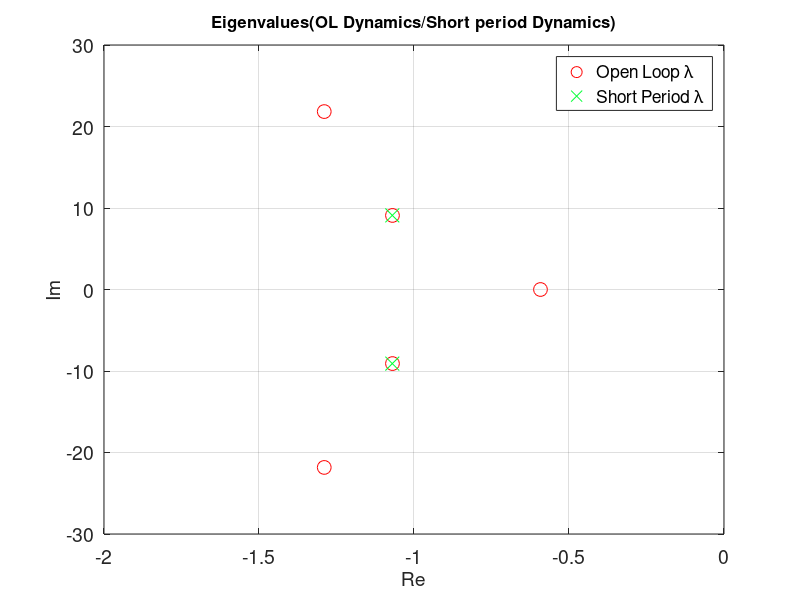

The MATLAB source for this figure: (Note: this script raises an error after producing the figure.)
clc;
clear all;
close all;
%% Final Project
%  Treston Brown
%%
w_rps = logspace(-3,3,1000);
R2D = (180/pi);
time = 30;
amp_g = 32.2 *20;
%==========================================================================>
%==========================================================================>
%% Plant Data
sel_state_alpha = 1;
sel_state_q     = 4;
sel_input_dele  = 2;
ol = [0;0];
% Coupled Dynamics
A = [-1.57        0      0     1     0; 
         0     -.50    .17     0    -1; 
    -21.13  -2876.7  -2.10  -.14  -.05;
    -82.92   -11.22   -.01  -.57     0;
      -.19   -11.86   -.01     0  -.57];
  
B = [     0    -.10       0;
       -.07       0     .11;
    -1234.7  -30.49 -1803.2;
      -4.82 -119.65      -7;
      14.84     .27 -150.58];
  
  eigs_ol = eig(A);
  disp('Open Loop EigenValues');
  disp(eigs_ol);

  %==========================================================================>
  %==========================================================================>
  %% Define Linearized Flight Dynamics
  
  %AeroDynamic Data
  Mach    = 2.5;
  c_fps   = 968.1;            %at 40000 feet
  V       = Mach*c_fps;
  Z_alpha = A(sel_state_alpha,sel_state_alpha)*V;
  Z_dele  = B(sel_state_alpha,sel_input_dele)*V;
  
  % Short Period Approximation

  % Short Period Dynamics
  Asp = [-1.57   1.00;
      -82.92 -0.57];
  Bsp = [-0.10;
         -119.65];
  Csp = [Z_alpha 0; 1 0; 0 1];
  Dsp = [Z_dele; 0; 0];

  sys_sp_plant = ss(Asp,Bsp,Csp,Dsp);
  
  Eigs_sp = eig(Asp);
  disp('Short Period EigenValues');
  disp(Eigs_sp);

  figure(1)
  plot(real(eig(A))   ,imag(eig(A)),'or','markersize',10); hold on
  plot(real(eig(Asp)) ,imag(eig(Asp)),'color', [0 1 .2],'linestyle','none','marker','x','markersize',10)
  set(gcf,'color','w');
  set(gca,'fontsize',14);
  xlabel('Re','fontsize',14);
  ylabel('Im','fontsize',14);
  title('Eigenvalues(OL Dynamics/Short period Dynamics)','fontsize',12);
  legend({'Open Loop \lambda','Short Period \lambda'},'Location','northeast','Orientation','vertical');
  axis([-2 0 -30 30])
  grid on
  hold off
  %==========================================================================>
  %==========================================================================>
  %% Define Actuator model
  wa_rps = 35*(2*pi);  %natural freq, rad/s
  za = .71;            %damping ratio, n/d
  
  Aact = [0 1; -wa_rps^2  -2*za*wa_rps]; nAact = size(Aact,1);
  Bact = [0 ; wa_rps^2];  mBact = size(Bact,2);
  Cact = [1 0];
  Dact = 0;
  sys_actuator =  ss(Aact,Bact,Cact,Dact,'StateName', {'dele','dele_dot'},'InputName',{'dele_cmd'},'OutputName',{'dele'}); %Actuator State Space
  
  %==========================================================================>
  %==========================================================================>
  %% Combined Short Period and Actuator Models (Analysis Model)
  sys_plant = sys_sp_plant * sys_actuator;
  Ap = sys_plant.a; nAsp_act = size(Ap,1);
  Bp = sys_plant.b;
  Cp = sys_plant.c;
  Dp = sys_plant.d;
  
  sel_sys_ActSP_output_Az     = 1;
  sel_sys_ActSP_output_alpha  = 2;
  sel_sys_ActSP_output_q      = 3;
  
  %==========================================================================>
  %==========================================================================>
  %% LQR Control Design
  %regulation matrices
  C_reg = [Z_alpha 0]; nC_reg = size(C_reg,1);
  D_reg = Z_dele;
  
  %RS system
  % Design model Matrices
  Aw = [0 C_reg; ol Asp];
  Bw = [Z_dele; Bsp]; [nBw,mBw] = size(Bw);
  
  % Design Matrices Eigenvalues
  eigs_AW = eig(Aw);
  disp('Design Matrices Eigen Values')
  disp(eigs_AW)
  
  % Determine if the system is controllable
  controllable = ctrb(Aw,Bw);
  control_rank = rank(controllable);
  [m,n] = size(controllable);
  if(control_rank == n)
      disp('System is controllable')
  else
      disp('System not controllable')
  end
  
  %LQR setup
  Q = zeros(3);
  R = 1;
  t = linspace(0, 2, 50); %time scale
  %Penalty Vectors
  q_eI  = logspace(-6,-3,100);
  N = length(q_eI);

for ii = 1 : length(q_eI)
    
    wq(ii) = ii; % Iteration Number
    Q(1,1) = q_eI(ii);
    Q(2,2) = 0;
    Q(3,3) = 0;
    % Use LQR system
    [Kw,~,~] = lqr(Aw,Bw,Q,R); % LQR solver
    
    %Dynamic Controller Matrices
    Ac  = [0];
    Bc1 = [1 0 0];
    Bc2 = [-1];
    Cc  = -Kw(1);
    Dc1 = [0 -Kw(2:3)];
    Dc2 = [0];
    sys_control =  ss(Ac,Bc1,Cc,Dc1);
      
    % Closed Loop System Dynamics
    I = eye(size(Dc1*Dp));
    Z = inv(I - Dc1*Dp); 
    Acl_act = [Ap+Bp*Z*Dc1*Cp Bp*Z*Cc; Bc1*(eye(3)+Dp*Z*Dc1)*Cp Ac+Bc1*Dp*Z*Cc]; 
    Bcl_act = [Bp*Z*Dc2; Bc2+Bc1*Dp*Z*Dc2];
    Ccl_act = [(eye(3)+Dp*Z*Dc1)*Cp Dp*Z*Cc]; 
    Dcl_act = [Dp*Z*Dc2]; 
    
    %Z       = eye(1) - Dc1 * Dsp;
    %Zinv    = Z\eye(1);
    %Acl_act = [Ac+Bc1*Dp*Zinv*Cc   Bc1*Cp+Bc1*Dp*Zinv*Dc1*Cp;
    %           Bp*Zinv*Cc              Ap+Bp*Zinv*Dc1*Cp];
    %Bcl_act = [Bc2; zeros(nAsp_act,1)];
    %Ccl_act = [0 Z_alpha 0 0 0 ] - Z_dele*[ Kw 0 0];
    %Dcl_act = 0;
    
    % Produce closed loop ss system
    sys_cl_act = ss(Acl_act,Bcl_act,Ccl_act,Dcl_act,'StateName',{'Az','alpha','q','dele','dele_dot'},'InputName',{'Az_cmd'},'OutputName',{'Az'});
    
    % Step Response of CL System
    opt = stepDataOptions('StepAmplitude', amp_g); % Add in 20g
    [ydesign,tdesign,xdesign] = step(sys_cl_act,opt);
    S = stepinfo(sys_cl_act);
         
    % Max fin Displacement and Max Fin Rate 
    dmax(ii)  =  max(abs(xdesign(:,3)))*(180/pi); % deg
    ddmax(ii) =  max(abs(xdesign(:,4)))*(180/pi); % 

    % Az Data
    OS(ii)           = S(1,1).Overshoot;
    US(ii)           = S(1,1).Undershoot;
    risetime(ii)     = S.RiseTime;
    settlingtime(ii) = S.SettlingTime;
    
    % Loop Gain
    A_Lu   = [Ap zeros(4,1); Bc1*Cp Ac];
    B_Lu   = [Bp; Bc1*Dp];
    C_Lu   = -[Dc1*Cp Cc]; % Change sign for loop gain
    D_Lu   = -[Dc1*Dp]; % Change signe for loop gain
    sys_Lu = ss(A_Lu,B_Lu,C_Lu,D_Lu);
    

    % Margins and Gain Crossover Frequency
    S_Lu       = allmargin(sys_Lu);
    MGM        = max(S_Lu.GainMargin); % Maximum Gain Margin
    GM(ii)     = 20.*log10(MGM); %dB
    PM(ii)     = S_Lu.PhaseMargin;
    PM_rad     = deg2rad(PM);
    w_rpsp(ii) = S_Lu.PMFrequency;
    w_cg(ii)   = w_rpsp(ii)/2/pi; %Hz
  
    % Sensitivity and Co-sensitivity
    % Return Difference at input
    sImAinv = ((w_rpsp(ii))*eye(max(size(A_Lu)))-A_Lu)\eye(max(size(A_Lu)));
    % Compute loop gain at input
    Lu_eval = C_Lu*sImAinv*B_Lu + D_Lu;
    % Compute return difference
    RD = svd(eye(max(size(Lu_eval))) + Lu_eval);
    RDdesired(ii) = min(RD);
    
    %sensitivity
    sensitivity           = svd(1/(1+Lu_eval));
    sensitivity_dB(ii)    = abs(20*log10(sensitivity));
    cosensitivity         = svd(Lu_eval/(1+Lu_eval));
    cosensitivity_dB(ii)  = abs(20*log10(cosensitivity));
    
    StabilityRobustness   = svd(1+inv(Lu_eval));
    sig_minL(ii)          = RDdesired(ii);
    sig_minLinv(ii)       = min(StabilityRobustness);
     
    %% Properties
    [Wn,Z,P]         = damp(sys_cl_act);
    damping_min(ii)  = min(Z);
    Eigs_Cl(:,ii)    = P;    
    
    figure(2)
    hold on
    plot(tdesign,ydesign(:,1))
    title('Step Response of Az')
    xlabel('Time (s)')
    ylabel('Az (ft/s^2)')
    grid on

end
RD_min = min(sig_minL);
StabilityRobustness_min = min(sig_minLinv);
%==========================================================================>
%==========================================================================>
%% Design Point
q_eI_datapoint = 36;
% Design Data to Select Design Point
design_data_project = table(wq',q_eI',GM',PM',dmax',ddmax',w_cg',US',OS',sensitivity_dB',cosensitivity_dB');
design_data_project.Properties.VariableNames = {'Iteration';'q_eI (Penalty Value)';'Gain Margin';'Phase Margin';'fin displacement';'fin rate';'Crossover Frequency';'% undershoot';'% overshoot';'sensitivity dB';'cosensitivity dB'};
filename = 'Project_Data.xlsx';
writetable(design_data_project,filename);

Q(1,1) = q_eI(q_eI_datapoint);
Q(2,2) = 0;
Q(3,3) = 0;

% Use LQR system
Kw = lqr(Aw,Bw,Q,R); % LQR solver
eigs_CL = eig(Aw-Bw*Kw); % Eigenvalues of the closed loop system
eigs_CL_Realmin(ii) = min(real(eigs_CL));

%Dynamic Controller Matrices
Ac  = [0];
Bc1 = [1 0 0];
Bc2 = [-1];
Cc  = [-Kw(1)];
Dc1 = [0 -Kw(2:3)];
Dc2 = [0];
sys_control =  ss(Ac,Bc1,Cc,Dc1);

% Closed Loop System Dynamics
I = eye(size(Dc1*Dp));
Z = inv(I - Dc1*Dp); 
Acl_act = [Ap+Bp*Z*Dc1*Cp Bp*Z*Cc; Bc1*(eye(3)+Dp*Z*Dc1)*Cp Ac+Bc1*Dp*Z*Cc]; 
Bcl_act = [Bp*Z*Dc2; Bc2+Bc1*Dp*Z*Dc2];
Ccl_act = [(eye(3)+Dp*Z*Dc1)*Cp Dp*Z*Cc]; 
Dcl_act = [Dp*Z*Dc2]; 

% Produce closed loop ss system
sys_cl_act = ss(Acl_act,Bcl_act,Ccl_act,Dcl_act,'StateName',{'Az','alpha','q','dele','dele_dot'},'InputName',{'Az_cmd'},'OutputName',{'Az'});

% Step Response of CL System
opt = stepDataOptions('StepAmplitude', amp_g); % Add in 20g
[yd,td,xd] = step(sys_cl_act,opt);
S = stepinfo(sys_cl_act);

% Loop Gain
A_Lu   = [Ap zeros(4,1); Bc1*Cp Ac];
B_Lu   = [Bp; Bc1*Dp];
C_Lu   = -[Dc1*Cp Cc]; % Change sign for loop gain
D_Lu   = -[Dc1*Dp]; % Change signe for loop gain
sys_Lu = ss(A_Lu,B_Lu,C_Lu,D_Lu);

%% Design Charts

figure(3)
plot(-abs(real(eig(Aw))),imag(eig(Aw)),'or','markersize',10); hold on 
set(gcf,'color','w');
set(gca,'fontsize',14);
xlabel('Re','fontsize',14);
ylabel('Im','fontsize',14);
title('Root Locus of ServoMechanism: q_{11} Range 10^{-6} to 10^{-3}','fontsize',12);
grid on
%for i = 1:length(q_eI)
 %   Q(1,1) = q_eI(i);
 %   [Ks, ~, ~] = lqr(Aw, Bw, Q, R);
  %  A_cl = Aw - Bw*Ks;
  %  lamdaAcl = eig(A_cl);
  %  plot(real(lamdaAcl), imag(lamdaAcl), '.b', 'markersize', 12);
  %  axis([-25 0 -25 25])
  %  pause(0.05)
%end

figure(4)
hold on
plot(td,yd(:,1))
title('Step Response of Az')
xlabel('Time (s)')
ylabel('Az (ft/s^2)')
grid on
hold off

figure(5)
subplot(2,1,1)
plot(w_cg,sensitivity_dB); hold on
plot(w_cg(q_eI_datapoint),sensitivity_dB(q_eI_datapoint),'-o');
xlabel('Frequency (Hz)')
ylabel('Sensitivity (dB)')
grid on

subplot(2,1,2)
plot(w_cg,cosensitivity_dB); hold on
plot(w_cg(q_eI_datapoint),cosensitivity_dB(q_eI_datapoint),'-o');
xlabel('Frequency (Hz)')
ylabel('Cosensitivity (dB)')
grid on

figure(6)
margin(sys_Lu)
grid on

figure(7)
hold on
plot(w_cg,damping_min); hold on 
plot(w_cg(q_eI_datapoint),damping_min(q_eI_datapoint),'-o')
ylabel('Damping Co_eff')
xlabel('Crossover Frequency (Hz)')
title('Damping Minumum vs Crossover Freq.');
grid on
hold off

figure(8)
hold on
plot(w_cg,risetime,w_cg,settlingtime); hold on 
plot(w_cg(q_eI_datapoint),risetime(q_eI_datapoint),'-o',w_cg(q_eI_datapoint),settlingtime(q_eI_datapoint),'-o')
ylabel('Rise Time, Settling Time (sec)')
xlabel('Crossover Frequency (Hz)')
legend({'Rise Time','Settling Time'},'Location','northeast','Orientation','vertical') % Creatiing a legend to explain the plot
title('Rise time,Settling Time vs Crossover Freq.');
grid on
hold off

figure(9)
subplot(2,2,1)
plot(w_cg,OS);hold on
plot(w_cg(q_eI_datapoint),OS(q_eI_datapoint),'-o')
xlabel('Crossover Frequency (Hz)')
ylabel('% Overshoot')

grid on
hold off

subplot(2,2,2)
plot(w_cg,US);hold on
plot(w_cg(q_eI_datapoint),US(q_eI_datapoint),'-o')
xlabel('Crossover Frequency (Hz)')
ylabel('% Undershoot')
grid on
hold off 

subplot(2,2,3)
plot(w_cg,dmax);hold on
plot(w_cg(q_eI_datapoint),dmax(q_eI_datapoint),'-o')
title('Fin Displacement')
ylabel('Fin Displacement(deg)')
xlabel('Crossover Frequency (Hz)')
grid on

subplot(2,2,4)
plot(w_cg,ddmax);hold on
plot(w_cg(q_eI_datapoint),ddmax(q_eI_datapoint),'-o')
title('Fin Rate')
ylabel('Fin Rate (deg/s)')
xlabel('Crossover Frequency (Hz)')
grid on

% Nyquist
figure(10)
[Re_Lu, Im_Lu] = nyquist(sys_Lu,w_rps);
Re_Lu = squeeze(Re_Lu);
Im_Lu = squeeze(Im_Lu);
plot(Re_Lu, Im_Lu)
hold on
plot(Re_Lu, -Im_Lu)
grid on
%this adds the circle
theta = linspace(0,2*pi,1000);
xplot = (.85)*cos(theta);
yplot = (.85)*sin(theta);
plot(xplot-1,yplot)
hold on
plot(-1,0,'-x')
xlabel('Re', 'fontsize', 14);
ylabel('Im', 'fontsize', 14);
title('Nyquist', 'fontsize', 14);
axis equal
axis([-8 8 -11 11])
grid on 
set(gca,'fontsize', 14);

% Nyquist zoomed
figure(11)
[Re_Lu, Im_Lu] = nyquist(sys_Lu,w_rps);
Re_Lu = squeeze(Re_Lu);
Im_Lu = squeeze(Im_Lu);
plot(Re_Lu, Im_Lu)
hold on
plot(Re_Lu, -Im_Lu)
grid on
%this adds the circle
theta = linspace(0,2*pi,1000);
xplot = (.86)*cos(theta);
yplot = (.86)*sin(theta);
plot(xplot-1,yplot)
hold on
plot(-1,0,'-x')
xlabel('Re', 'fontsize', 14);
ylabel('Im', 'fontsize', 14);
title('Nyquist', 'fontsize', 14);
axis equal
axis([-2 1 -2 2])
grid on 
set(gca,'fontsize', 14);

figure(12)
subplot(2,1,1)
plot(w_cg,GM);hold on
plot(w_cg(q_eI_datapoint),GM(q_eI_datapoint),'-o')
title('Crossover Frequency Vs Gain Margin')
ylabel('Gain Margin (dB)')
xlabel('Crossover Frequency (Hz)')
grid on

subplot(2,1,2)
plot(w_cg,PM);hold on
plot(w_cg(q_eI_datapoint),PM(q_eI_datapoint),'-o')
title('Crossover Frequency Vs Phase Margin')
ylabel('Phase Margin (deg)')
xlabel('Crossover Frequency (Hz)')
grid on

figure(13)
plot(w_cg,q_eI); hold on
plot(w_cg(q_eI_datapoint),q_eI(q_eI_datapoint),'-o');
title('Loop Gain Crossover Freq < Actuator Natural Freq');
xlabel('Crossover Freq (Hz)')
ylabel('q_eI design points')
grid on

figure(14)
subplot(2,1,1)
semilogx(w_cg, sig_minL); hold on
plot(w_cg(q_eI_datapoint),sig_minL(q_eI_datapoint),'-o')
%xlim([10^-3 10^3])
%ylim([-20 100])
title('Sigma_min of Return Difference vs Frequency')
xlabel('Crossover Frequency (Hz)')
ylabel('Sigma (I+L,Return Difference) dB')
grid on
hold off

subplot(2,1,2)
semilogx(w_cg, sig_minLinv); hold on
plot(w_cg(q_eI_datapoint),sig_minLinv(q_eI_datapoint),'-o')
%xlim([10^-3 10^3])
%ylim([-20 50])
title('Sigma_min of Stability Robustness vs Frequency')
xlabel('Crossover Frequency (Hz)')
ylabel('Sigma (I+L^-1,Stability Robustness) dB')
grid on
hold off
sImAinv = ((w_rpsp(q_eI_datapoint))*eye(max(size(A_Lu)))-A_Lu)\eye(max(size(A_Lu)));
Lu_eval_LQR  = C_Lu*sImAinv*B_Lu + D_Lu;
%==========================================================================>
%==========================================================================>
%% Leuenberger Observer
Cw_meas  = [1 0 0 ; 0 0 1];
nCw_meas = size(Cw_meas,1);
Qo   =  diag([1e4 1e4 1e5]); 
Ro   =  [1 0; 0 1];
ol   = [0;0];

%Define Observer Model
Awob = [0 C_reg ;ol Asp];  nAw = size(Awob,1);
Bwob = [D_reg;Bsp];
nBsp = size(Bsp,1);
Bcmd = [-1;0;0];
Cwob = [1 0 0];
Dwob = 0;

% Observer Integrators
Ai  = 0; nAi = size(Ai,1);
Bi1 = [1 0];
Bi2 = -1;
Ci  = [1;0]; %Error
Di1 = [0 0; 0 1];
Di2 = [0;0];

%solve dual ARE
L = lqr(Awob',Cw_meas',Qo,Ro);
L = L';

% Building the state space model of controller,observer, integrator model
Ac  = [Ai 0 0 0; L*Ci (Awob - Bwob*(Kw) - L*Cw_meas)];
Bc1 = [Bi1;L*Di1];
Bc2 = [Bi2; L*Di2+Bcmd]; nBci2 = size(Bc2,2);
Cc  = [0 -Kw];
Dc1 = zeros(1,size(Bc1,2));
Dc2 = 0;
sys_obs_comp = ss(Ac,Bc1,Cc,Dc1);

%observer loop gain
A_Lu   = [Ap zeros(4,4); Bc1*Cp([1,3],:)  Ac];
B_Lu   = [Bp; Bc1*Dp([1,3],:) ];
C_Lu   = -[Dc1*Cp([1,3],:)  Cc]; % Change sign for loop gain
D_Lu   = -[Dc1*Dp([1,3],:) ]; % Change signe for loop gain
sys_Lu_ob = ss(A_Lu,B_Lu,C_Lu,D_Lu);

sImAinv_OB = ((w_rpsp(q_eI_datapoint))*eye(max(size(A_Lu)))-A_Lu)\eye(max(size(A_Lu)));
Lu_eval_OB  = C_Lu*sImAinv_OB*B_Lu + D_Lu;

% Closing the Loop
H = Dc1*Dp([1,3],:) ; nH = size(H,1);
IZ = inv(eye(nH) - H);
PL = Dp([1,3],:)*IZ*Dc1; nPL = size(PL,1);
IPL = eye(nPL) - PL;
A = [Ap+Bp*IZ*Dc1*Cp([1,3],:)    Bp*IZ*Cc;     Bc1*IPL*Cp([1,3],:)   Ac+Bc1*Dp([1,3],:)*IZ*Cc];
B = [Bp*IZ*Dc2 ; Bc2+Bc1*Dp([1,3],:)*IZ*Dc2];
C = [(IPL)*Cp([1,3],:)  Dp([1,3],:)*IZ*Cc];
D = Dp([1,3],:)*IZ*Dc2;

sys_combined = ss(A,B,C,D);

opt = stepDataOptions('StepAmplitude', amp_g); % Add in 20g
[yob,tob,xob] = step(sys_combined,opt);

figure(15)
plot(tob,yob(:,1))
title('Observer Step Response')
xlabel('Time (s)')
ylabel('Az (m/s^2)')
grid on

% Eigenvalue of the closed loop with the Observer
eigs_observer = eig(A);
disp('Closed Loop Observer Eigen Values')
disp(eigs_observer)

figure(16)
title('Closed Loop Observer Eigen Values')
plot(real(eigs_observer),imag(eigs_observer),'or','markersize',10)
xlabel('Real Numbers')
ylabel('Imaginary Numbers')
title('Closed Loop Observer Eigen Values')
grid on

%==========================================================================>
%==========================================================================>
%% Observer Design charts
figure(17)
hold on
plot(tob,yob(:,1))
plot(td,yd(:,1))
title('Obv+Ctrl+Az Step Response')
xlabel('Time (s)')
ylabel('Az (m/s^2)')
xlim([0 1])
legend({'Compensator','LQR'},'Location','northeast','Orientation','vertical') % Creatiing a legend to explain the plot
grid on
hold off

figure(18)
subplot(3,1,1)
hold on
plot(tob ,xob(:,1))
plot(td,xd(:,1))
title('State Estimated Vs. Actual')
ylabel('e|Az')
xlabel('Time (s)')
xlim([0 1])
grid on
hold off

subplot(3,1,2)
hold on
plot(tob,xob(:,2))
plot(td,xd(:,2))
title('State Estimated Vs. Actual')
ylabel('\alpha')
xlabel('Time (s)')
xlim([0 1])
grid on
hold off

subplot(3,1,3)
hold on
plot(tob,xob(:,3))
plot(td,xd(:,3))
title('State Estimated Vs. Actual')
ylabel('q')
xlabel('Time (s)')
xlim([0 1])
grid on
hold off

figure(19)
margin(sys_Lu_ob)
grid on

figure(20)
bodemag(sys_Lu,sys_Lu_ob)
title('Compensator Loop gain within.25Hz Of LQR Loop gain at plant input')
legend({'Compensator','LQR'},'Location','northeast','Orientation','vertical')
grid on

%==========================================================================>
%==========================================================================>
%% Guidance Law
% Define time vector
t0 = 0;  
tf = 8.86;

% Parameters
nT = 3*32.2;
HE_rad = -20*pi/180;

linespecs = {'b-', 'b-.','b-x','b-sq','b-+','b-^'};

% Initial Conditions
beta_rad = 0;
RT1      = 20000;
RT2      = 40000;
RM1      = 0;
RM2      = 40000;
VM       = V;
VT       = 300;
VT1      = -VT*cos(beta_rad);
VT2      =  VT*sin(beta_rad);

% relative positions and velocities
RTM1 = RT1 - RM1;
RTM2 = RT2 - RM2;

% relative distance
RTM = sqrt(RTM1^2 + RTM2^2);

% line of sight angle and time derivative
lambda = atan2( RTM2, RTM1 );

% missile lead angle
L = asin( VT*sin( beta_rad + lambda )/VM );

% missile velocity components
VM1  = VM*cos(lambda + L + HE_rad);
VM2  = VM*sin(lambda + L + HE_rad);

% Pointers to states [beta, RT1, RT2, RM1, RM2, VT1, VT2, VM1, VM2]
sel_beta = 1;
sel_RT1  = 2;
sel_RT2  = 3;
sel_RM1  = 4;
sel_RM2  = 5;
sel_VT1  = 6;
sel_VT2  = 7;
sel_VM1  = 8;
sel_VM2  = 9;

% Initial condition vector
y0 = [beta_rad, RT1, RT2, RM1, RM2, VT1, VT2, VM1, VM2, 0, 0, 0, 0, 0, 0, 0, 0]';

options = odeset('abstol', 1e-3, 'reltol', 1e-3);

% Integrate nonlinear 2-D engagement situation
[t,y] = ode45(@nlinpronav_project, [t0, tf], y0, options, HE_rad, 5, nT, A, B, C, D);

% target and missile velocity magnitudes
VT = sqrt( y(:,sel_VT1).^2 + y(:,sel_VT2).^2 );

% relative positions and velocities
RTM1 = y(:,sel_RT1) - y(:,sel_RM1);
RTM2 = y(:,sel_RT2) - y(:,sel_RM2);
VTM1 = y(:,sel_VT1) - y(:,sel_VM1);
VTM2 = y(:,sel_VT2) - y(:,sel_VM2);

% relative distance
RTM = sqrt(RTM1.^2 + RTM2.^2);
miss = min(RTM)

% line of sight angle and time derivative
lambda     = atan2( RTM2, RTM1 );
lambda_dot = (RTM1.*VTM2 - RTM2.*VTM1)./RTM.^2;

% closing velocity
VC = -(RTM1.*VTM1 + RTM2.*VTM2)./RTM;

% Compute acc commands
nc = 5*VC.*lambda_dot;

%achieved acceleration
Az = Z_alpha*y(:,10) + Z_dele*y(:,12);

%Guidance Plots
% Missile and target positions in inertial coordinate system
figure(21)
plot(y(:,sel_RM1), y(:,sel_RM2), 'linewidth', 2); hold on
xlabel('Downrange [ft]', 'fontsize', 14);
ylabel('Crossrange [ft]', 'fontsize', 14);
set(gca, 'fontsize', 14);
set(gcf, 'color', 'w');
grid on
h = legend('N'' = 5');
set(h,'location','best');
plot(y(:,sel_RT1), y(:,sel_RT2), 'r--', 'linewidth', 2); 
plot(y(1,sel_RM1), y(1,sel_RM2), 'ob', 'linewidth', 2);
plot(y(1,sel_RT1), y(1,sel_RT2), 'or', 'linewidth', 2);

figure(22)
plot(t, nc./32.2, 'linewidth', 2); hold on
plot(t, Az./32.2, 'linewidth', 2);
xlabel('Time [s]', 'fontsize', 14);
ylabel('Acceleration [G]', 'fontsize', 14);
title('3 G Target Maneuver','fontsize',14);
set(gca, 'fontsize', 14, 'xlim', [0 10]);
set(gcf, 'color', 'w');
grid on
h = legend({'Commanded Accel.','Acheieved Accel.'},'Location','northeast','Orientation','vertical')
set(h,'location','best');

figure(23)
subplot(2,1,1)
plot(t,y(:,12)*(180/pi));hold on
title('Fin Displacement')
ylabel('Fin Displacement(deg)')
xlabel('Time (sec)')
grid on

subplot(2,1,2)
plot(t,y(:,13)*(180/pi));hold on
title('Fin Rate')
ylabel('Fin Rate (deg/s)')
xlabel('Time (sec)')
grid on

figure(24)
subplot(3,1,1)
hold on
plot(t,y(:,14));hold on
plot(t,y(:,15));
title('State Estimated Vs. Actual')
ylabel('e|Az')
xlabel('Time (s)')
xlim([0 1])
grid on

subplot(3,1,2)
hold on
plot(t,y(:,10));hold on
plot(t,y(:,16));
title('State Estimated Vs. Actual')
ylabel('\alpha')
xlabel('Time (s)')
xlim([0 1])
grid on

subplot(3,1,3)
hold on
plot(t,y(:,11));hold on
plot(t,y(:,17));
title('State Estimated Vs. Actual')
ylabel('q')
xlabel('Time (s)')
xlim([0 1])
grid on

figure(25)
hold on
plot(t,RTM); hold on
title('Miss Distance')
xlabel('Time (s)')
ylabel('Distance [Feet]')
%xlim([0 1])
grid on
hold off

